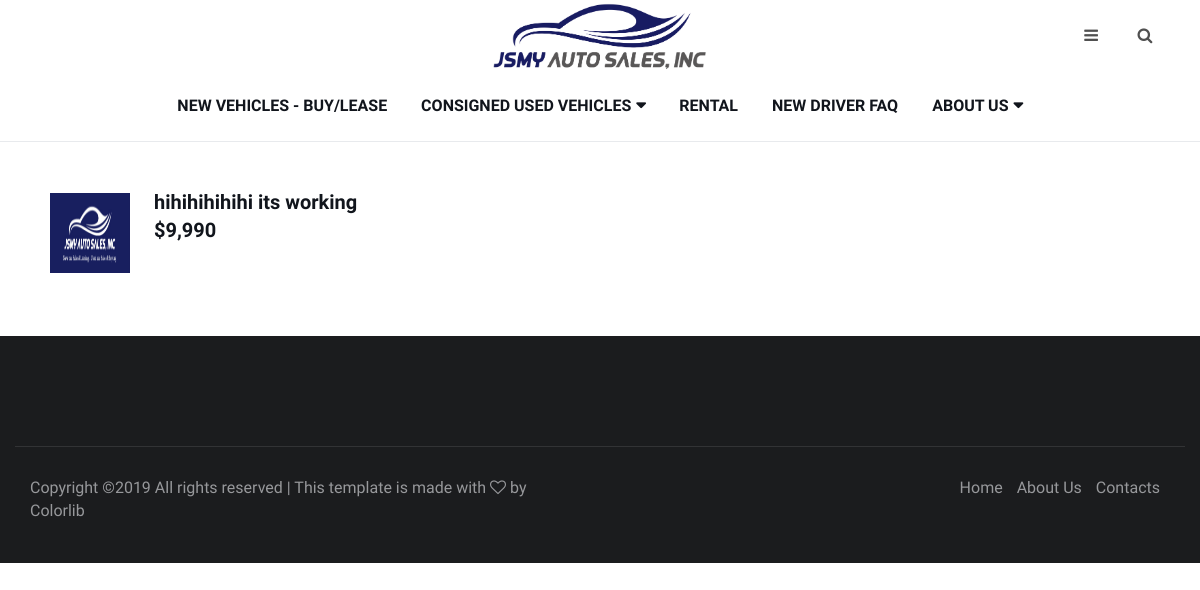
Before: /new/ with the older database file.
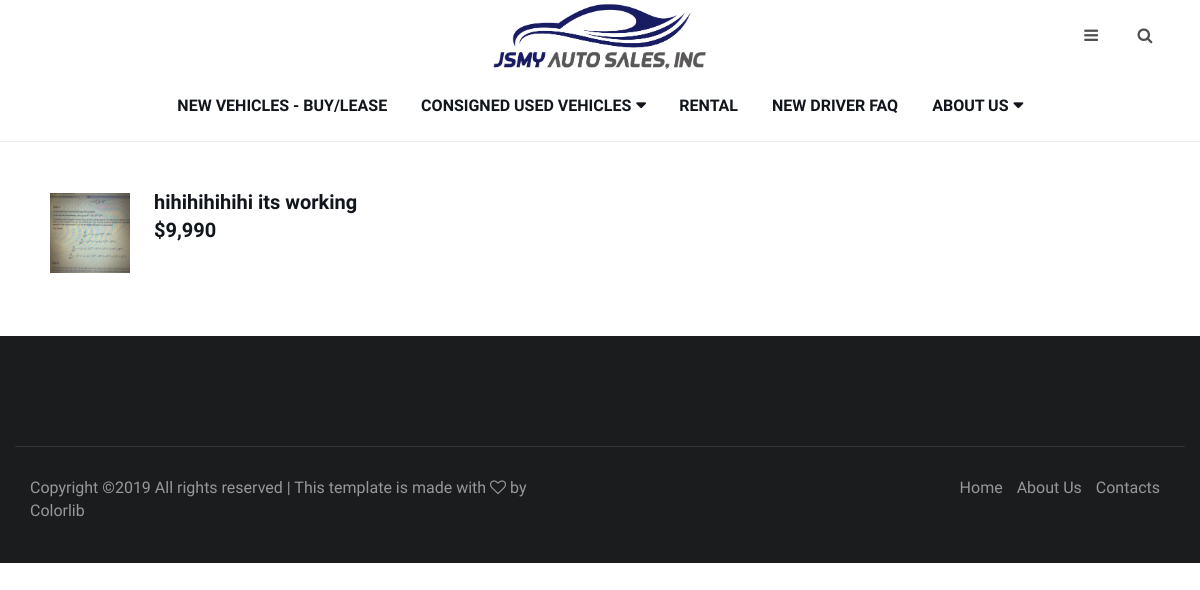
After: the same page with the newer database file.
### listing/models.py (models this page shows)
class CarImg(models.Model):
    LImage = models.ImageField(null=True, blank=False, upload_to="listing")
    car = models.ForeignKey(Car,default='car', on_delete=models.CASCADE)

### listing/views.py (the view)
# urls.py: path('new/', views.new.as_view(), name='newListing'),
class new(TemplateView):
    template_name = 'listing/new.html'
    def get(self, request,):
        posts = Car.object.filter(type="New", publish=True, created__lte=timezone.now()).order_by('-pk')
        page = request.GET.get('page', 1)
        paginator = Paginator(posts, 3)
        try:
            pag = paginator.page(page)
        except PageNotAnInteger:
            pag = paginator.page(1)
        except EmptyPage:
            pag = paginator.page(paginator.num_pages)
        ImgOnly=CarImg.objects.filter()
        return render(request, self.template_name, {'posts': posts, 'pag':pag,'ImgOnly':ImgOnly})

### listing/templates/listing/new.html (shortened to what this page needs)
<!DOCTYPE html>
<html lang="en">
<head>
</head>
{% extends 'index.html' %}
{% load static %}
{% load humanize %}
{% block summary %}
<body>
        <br>
        <br>
        {% for Car in pag %}
            <div class="container">
                <a href="{% url 'listing:detailListing' Car.slug%}">
                    {% for Imgs in ImgOnly|slice:':1' %}
                    <img src="{{ Imgs.LImage.url }}" width="70" height="70" align="middle" hspace="20">
                        {% endfor %}
                    <span class="a">{{ Car.title }}<br>${{ Car.price|floatformat:0|intcomma }}</span>
                </a>
                <br>
            </div>
        {% endfor %}
</body>
{% endblock %}

Changed rows visible on the page:
changed CarImg: LImage: a different picture
